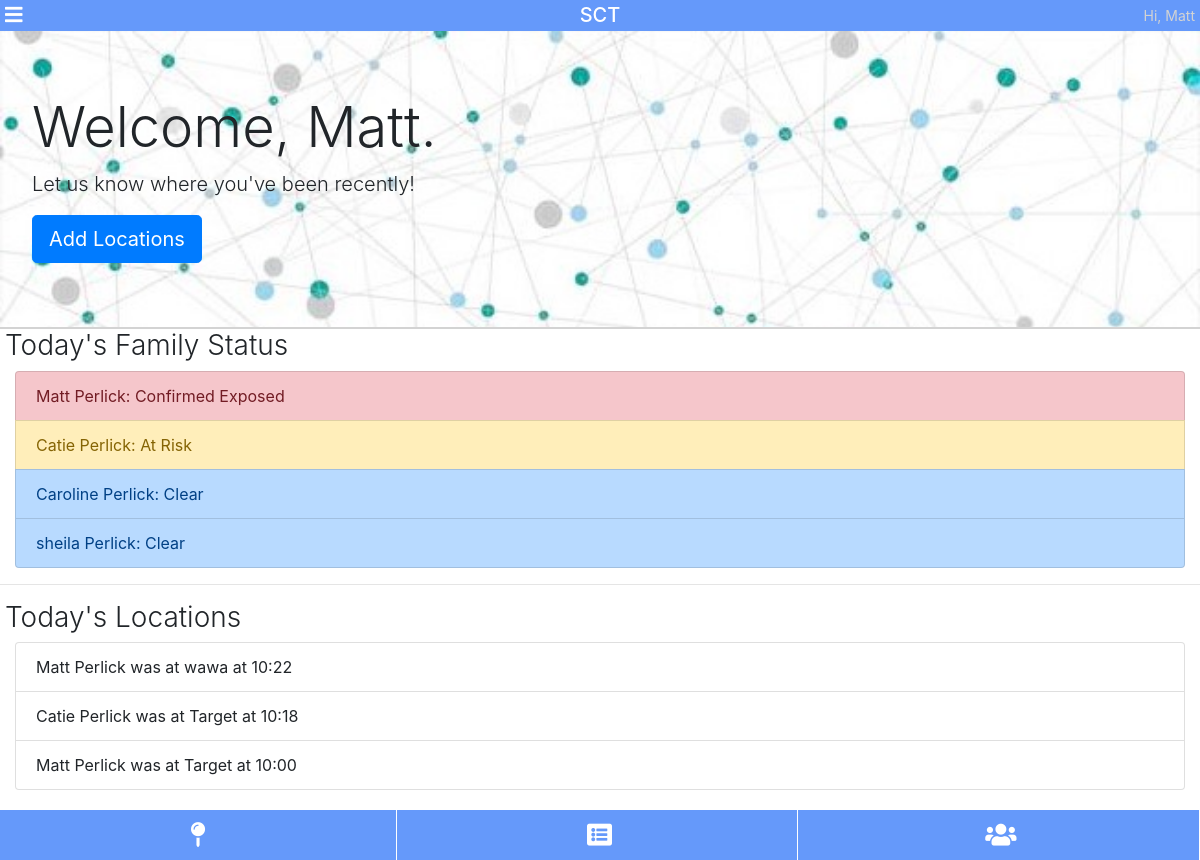
Page /home (signed in) on the committed database.
### tables this page shows
CREATE TABLE users (id INTEGER PRIMARY KEY, username varchar(255), Password varchar(255));

CREATE TABLE people (id INTEGER PRIMARY KEY, user_id INTEGER, first varchar(255), last varchar(255));

CREATE TABLE locations (id INTEGER PRIMARY KEY, name varchar(255));

### pages.py (the view)
@pages.route('/home')
@flask_login.login_required
def pages_home():
	data = {}
	data['title'] = "SCT"
	data['menu'] = True
	uid = flask_login.current_user.get_id()
	data['username'] = flask_login.current_user.username
	data['status'] = []
	people = db.get_db().query(f"select id, first, last from people where user_id={uid}") #get all people for this user
	for person in people:
		clear = 0
		infected = 0
		status = db.get_db().query(f"""
			select result from tests
			where person_id={person[0]}
			and timestamp<{datetime.now().timestamp()}
			order by timestamp DESC limit 1""")
		if len(status) == 0:
			status = 0
		else:
			status = status[0][0]
		visits = db.get_db().query(f"""
			select location_id, timestamp, end_timestamp from visits
			where person_id={person[0]}
				and timestamp>{(datetime.now()-timedelta(days=14)).timestamp()}""")
		for visit in visits:
			o_people = db.get_db().query(f"""
				select person_id from visits
				where location_id={visit[0]}
				and end_timestamp>{visit[1]}
				and timestamp<{visit[2]}
				and person_id!={person[0]}""")
			for o_person in o_people:
				stat = db.get_db().query(f"""
					select result from tests
					where person_id={o_person[0]}
					and timestamp<{visit[1]}
					order by timestamp DESC limit 1""")
				if len(stat)>0 and stat[0][0]==1:
					infected = infected + 1
				else:
					clear = clear + 1
		data['status'].append({"name": f"{person[1]} {person[2]}", "status": status,"num_infected": infected, "num_other": clear, "num_visits": len(visits)})
	locations = db.get_db().query(f"""
		select first, last, name, timestamp, end_timestamp from people
		join visits
			on person_id = people.id
		join locations
			on location_id = locations.id
		where user_id={uid}
		and timestamp>{(datetime.now()-timedelta(days=1)).timestamp()}
		order by timestamp DESC""")
	loc_list = []
	for loc in locations:
		loc_list.append(list(loc))
		loc_list[-1][3] = str(datetime.fromtimestamp(loc[3]).time())[0:-3]
	data['locations'] = loc_list
	return render_template('pages/home.html', data=data)

### auth.py (called while the page is built)
	def get_id(self):
		return self.id

### database.py (called while the page is built)
	def get_db():
		try:
			db = getattr(g, '_database', None)
		except NameError:
			db = Database()
			g = lambda: None #funny syntax that lets me set an attribute on global g
			setattr(g, '_database', db)
		return db

	def query(self, sql, parameters=[]):
		c = self.conn.cursor()
		c.execute(sql, parameters)
		self.conn.commit()
		return c.fetchall()

### main.py (called while the page is built)
@app.teardown_appcontext
def close_connection(exception):
	try:
		db = getattr(g, '_database', None)
		db.close()
	except NameError:
		pass

@login_manager.user_loader
def load_user(id):
	res = db.get_db().query("select * from users where id='" + str(id) + "'")
	if len(res) == 1:
		user = User(res[0][0], res[0][1])
		user.is_authenticated = True
		return user
	else:
		return None

### templates/pages/home.html
{% extends "pages/base.html" %}
{% block content %}
<div class="jumbotron">
	<h1 class="display-4">Welcome, {{current_user.username}}.</h1>
	<p class="lead">Let us know where you've been recently!</p>
	<a class="btn btn-primary btn-lg" href="{{ url_for('pages.pages_locations') }}" role="button">Add Locations</a>
</div>
<h2>Today's Family Status</h2>
<ul class="list-group">
{% for person in data.status %}
	{% if person.status == 1 %}
		<li class="list-group-item list-group-item-danger">{{ person.name }}: Confirmed Exposed</li>
	{% else %}
		{% if person.num_infected > 0 %}
			<li class="list-group-item list-group-item-warning">{{ person.name }}: At Risk</li>
		{% else %}
			<li class="list-group-item list-group-item-primary">{{ person.name }}: Clear</li>
		{% endif %}
	{% endif %}
{% endfor %}
</ul>
<hr>
<h2>Today's Locations</h2>
<ul class="list-group">
{% for visit in data.locations %}
	<li class="list-group-item">
		{{visit[0]}} {{visit[1]}} was at {{ visit[2] }} at {{ visit[3] }}
	</li>
{% endfor %}
</ul>
{% endblock %}

### templates/pages/base.html (shortened to what this page needs)
<!DOCTYPE html5>
<html>
<head>
	<link rel="stylesheet" href="https://stackpath.bootstrapcdn.com/bootstrap/4.3.1/css/bootstrap.min.css">
	<link rel="stylesheet" href="https://use.fontawesome.com/releases/v5.7.0/css/all.css">
	<link rel="stylesheet" href="{{ url_for('static', filename='css/global.css') }}">
</head>
<body>
	<div id="header">
		<span>Hi, {{current_user.username}}</span>
		{% if data.menu %}
			<i onclick="toggleNav()" class="fas fa-bars"></i>
		{% else %}
			<a href="{{ url_for('pages.pages_home') }}">
				<i class="fas fa-chevron-left"></i>
			</a>
		{% endif %}
		<h1>{{ data.title }}</h1>
	</div>
	<div class="header-spacer"></div>
	<div class="content">
	{% block content %}{% endblock %}
	</div>
	<div class="footer-spacer"></div>
	<div id="tabs">
		<a href="{{ url_for('pages.pages_locations') }}">
			<i class="fa fa-map-pin" aria-hidden="true"></i>
		</a>
		<a href="{{ url_for('pages.pages_testReports') }}">
			<i class="fa fa-list-alt" aria-hidden="true"></i>
		</a>
		<a href="{{ url_for('pages.pages_familyManager') }}">
			<i class="fa fa-users" aria-hidden="true"></i>
		</a>
	</div>
</body>
</html>

### public/css/global.css (style rules this page uses)
body { margin: 0; }
#header { position: fixed; width: 100%; z-index: 2; padding-top: 5px; padding-bottom: 5px; background-color: #6599fa; color: white; }
.header-spacer { height: 30px; }
#header h1 { font-size: 20px; line-height: 20px; width: max-content; margin-left: auto; margin-right: auto; margin-bottom: 0px; }
#header i { float: left; margin-left: 5px; font-size: 20px; }
#header > span { float: right; margin-right: 5px; font-size: 14px; color: lightgray; }
h2 { margin-left: 5px; font-size: 28px; font-weight: 300; }
a { color: unset; }
#tabs { position: fixed; bottom: 0; height: 50px; width: 100%; background-color: #6599fa; }
#tabs a { display: inline-block; height: 100%; width: calc(100% / 3 - 3px); text-align: center; border-right: 1px solid white; color: white; }
#tabs i { font-size: 25px; line-height: 50px; }
.footer-spacer { height: 70px; }
.jumbotron { border-bottom: 2px solid lightgray; border-radius: 0px; margin-bottom: 0px; background-image: url("../img/jumbotron.png"); background-size: cover; }
.list-group { margin-left: 15px; margin-right: 15px; }

### rows in the picture
users: username "Matt"
people: first "Matt", last "Perlick", name "wawa", visit "10:22", name "Target", visit "10:00"
people: first "Catie", last "Perlick", name "Target", visit "10:18"

### other values in the picture
{{ data.title }} "SCT"
{{ person.name }} "Matt Perlick"
{{ person.name }} "Catie Perlick"
{{ person.name }} "Caroline Perlick" "sheila Perlick"
